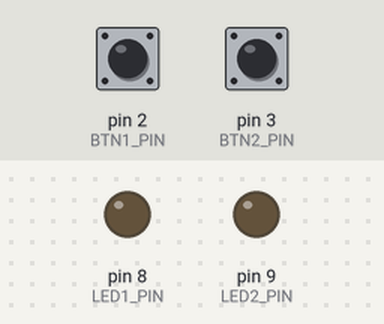
Recording of a sketch running on a simulated Arduino Uno, built with avr-gcc and run on an emulated ATmega328P. Shown: output pins drawn as LEDs (lit = HIGH). Dashed ring = blinking. The test bench sets the inputs (shaded band); at power-on: pin 2 (BTN1_PIN) LOW, pin 3 (BTN2_PIN) LOW. What the sketch prints to the serial monitor is not drawn.

Above: at 1.2 s.
1.3 s: pin 2 (BTN1_PIN) pulled HIGH for 1 s
At 1.55 s:
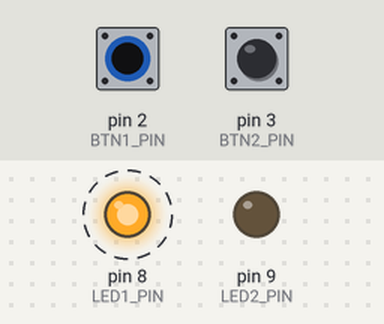
4.3 s: pin 3 (BTN2_PIN) pulled HIGH for 3.2 s
At 4.55 s:
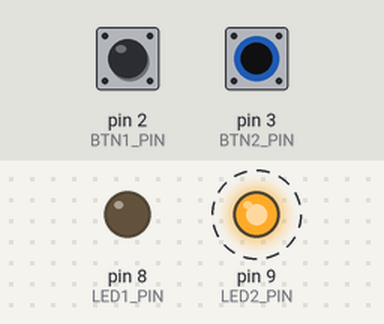
9.0 s: pin 2 (BTN1_PIN) pulled HIGH for 3.2 s
At 12.6 s:
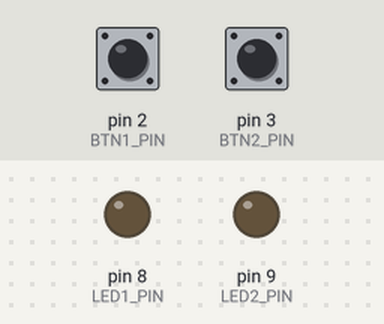
13.7 s: pin 2 (BTN1_PIN) driven HIGH and pin 3 (BTN2_PIN) driven HIGH
At 13.95 s:
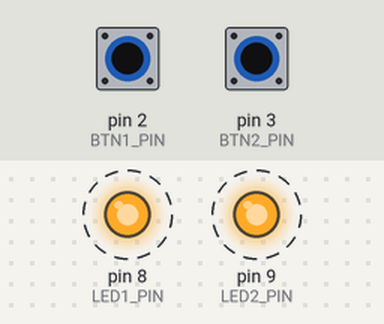
16.7 s: pin 2 (BTN1_PIN) driven LOW
At 16.95 s:
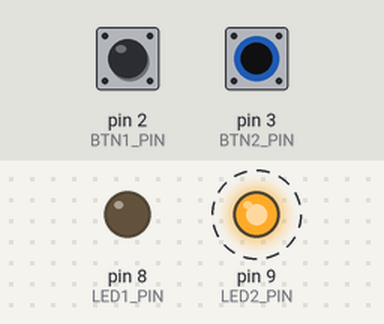
19.7 s: pin 3 (BTN2_PIN) driven LOW
At 19.7 s:
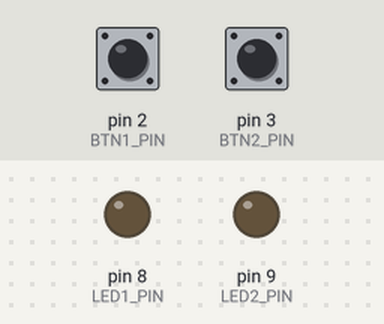
Timing chart, 0 to 22.2 s (numbered marks = the images above; inputs shaded):
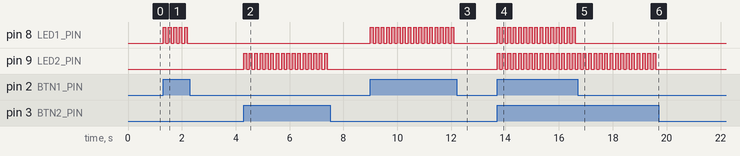

Measured:
- after the input at 1.3 s, pin 8 (LED1_PIN): alternates HIGH for 0.10 s and LOW for 0.10 s, 10 changes in all, then stays LOW, starting at once
- after the input at 4.3 s, pin 9 (LED2_PIN): alternates HIGH for 0.10 s and LOW for 0.10 s, 32 changes in all, then stays LOW, starting at once
- after the input at 9.0 s, pin 8 (LED1_PIN): alternates HIGH for 0.10 s and LOW for 0.10 s, 32 changes in all, then stays LOW, starting at once
- after the input at 13.7 s, pin 8 (LED1_PIN), pin 9 (LED2_PIN): alternates HIGH for 0.10 s and LOW for 0.10 s, starting at once
- after the input at 16.7 s, pin 8 (LED1_PIN): stops changing and stays LOW
- after the input at 19.7 s, pin 9 (LED2_PIN): stops changing and stays LOW

The sketch:

approccio3_interrupt.ino
```cpp
/**
 * ============================================================================
 * ES01 - Sistema Controllo LED con Pulsanti
 * SOLUZIONE - Approccio 3: Interrupt
 * ============================================================================
 *
 * Implementazione completa con interrupt esterni + TimerOne
 */

#include <TimerOne.h>

const int BTN1_PIN = 2;  // INT0 su Arduino Uno
const int BTN2_PIN = 3;  // INT1 su Arduino Uno
const int LED1_PIN = 8;
const int LED2_PIN = 9;

const unsigned long BLINK_INTERVAL = 100000;  // 100ms in microsecondi

// Variabili condivise (volatile!)
volatile bool led1_blinking = false;
volatile bool led1_state = LOW;

volatile bool led2_blinking = false;
volatile bool led2_state = LOW;

// Statistiche (accesso atomico!)
volatile unsigned long btn1_pressCount = 0;
volatile unsigned long btn2_pressCount = 0;
volatile unsigned long timer_ticks = 0;

// Debouncing interrupt
volatile unsigned long btn1_lastInterruptTime = 0;
volatile unsigned long btn2_lastInterruptTime = 0;
const unsigned long DEBOUNCE_DELAY = 50;  // ms

void setup() {
  Serial.begin(9600);
  Serial.println("=== ES01 - Approccio 3: Interrupt ===\n");

  pinMode(BTN1_PIN, INPUT);
  pinMode(BTN2_PIN, INPUT);
  pinMode(LED1_PIN, OUTPUT);
  pinMode(LED2_PIN, OUTPUT);

  // Configura interrupt esterni (RISING = pressione)
  attachInterrupt(digitalPinToInterrupt(BTN1_PIN), btn1_ISR, CHANGE);
  attachInterrupt(digitalPinToInterrupt(BTN2_PIN), btn2_ISR, CHANGE);

  // Configura timer interrupt
  Timer1.initialize(BLINK_INTERVAL);
  Timer1.attachInterrupt(timerISR);

  Serial.println("Interrupt configurati!");
  Serial.println("- INT0 (pin 2) → BTN1");
  Serial.println("- INT1 (pin 3) → BTN2");
  Serial.println("- Timer1 @ 100ms → LED blink\n");
}

// ISR Pulsante 1
void btn1_ISR() {
  unsigned long currentTime = millis();

  // Debouncing software
  if (currentTime - btn1_lastInterruptTime > DEBOUNCE_DELAY) {
    bool btn_state = digitalRead(BTN1_PIN);

    if (btn_state == HIGH) {
      // Premuto
      led1_blinking = true;
      btn1_pressCount++;
    } else {
      // Rilasciato
      led1_blinking = false;
      digitalWrite(LED1_PIN, LOW);
      led1_state = LOW;
    }

    btn1_lastInterruptTime = currentTime;
  }
}

// ISR Pulsante 2
void btn2_ISR() {
  unsigned long currentTime = millis();

  // Debouncing software
  if (currentTime - btn2_lastInterruptTime > DEBOUNCE_DELAY) {
    bool btn_state = digitalRead(BTN2_PIN);

    if (btn_state == HIGH) {
      // Premuto
      led2_blinking = true;
      btn2_pressCount++;
    } else {
      // Rilasciato
      led2_blinking = false;
      digitalWrite(LED2_PIN, LOW);
      led2_state = LOW;
    }

    btn2_lastInterruptTime = currentTime;
  }
}

// ISR Timer
void timerISR() {
  timer_ticks++;

  // Toggle LED1 se blinking attivo
  if (led1_blinking) {
    led1_state = !led1_state;
    digitalWrite(LED1_PIN, led1_state);
  }

  // Toggle LED2 se blinking attivo
  if (led2_blinking) {
    led2_state = !led2_state;
    digitalWrite(LED2_PIN, led2_state);
  }
}

void loop() {
  // CPU libera! Può fare altro...

  static unsigned long lastStatsTime = 0;
  unsigned long currentMillis = millis();

  if (currentMillis - lastStatsTime >= 10000) {
    lastStatsTime = currentMillis;

    // Accesso atomico a variabili volatile
    noInterrupts();
    unsigned long count1 = btn1_pressCount;
    unsigned long count2 = btn2_pressCount;
    unsigned long ticks = timer_ticks;
    interrupts();

    Serial.println("\n--- Statistiche ---");
    Serial.print("BTN1 premuto: ");
    Serial.print(count1);
    Serial.println(" volte");
    Serial.print("BTN2 premuto: ");
    Serial.print(count2);
    Serial.println(" volte");
    Serial.print("Timer ticks: ");
    Serial.println(ticks);
    Serial.print("Uptime: ");
    Serial.print(currentMillis / 1000);
    Serial.println(" secondi\n");
  }

  // Simula task pesante (CPU libera comunque!)
  // delay(100);  // LED continuano lampeggiare!
}

/**
 * RISPOSTE DOMANDE VERIFICA:
 *
 * D1: Perché variabili volatile?
 * R1: volatile indica al compilatore che variabile può cambiare
 *     "fuori dal flusso normale" (tramite ISR). Senza volatile,
 *     compilatore potrebbe ottimizzare (cache in registro) e
 *     perdere aggiornamenti fatti da ISR.
 *
 * D2: Cosa fa attachInterrupt()?
 * R2: Registra funzione ISR da chiamare quando interrupt si attiva.
 *     CHANGE = chiama ISR sia su RISING che su FALLING (pressione+rilascio).
 *     Alternativa: RISING (solo pressione), FALLING (solo rilascio).
 *
 * D3: Differenza tra interrupt esterni e timer?
 * R3: - Interrupt esterni: generati da evento esterno (pulsante)
 *     - Timer interrupt: generati da hardware timer a intervalli precisi
 *     Entrambi interrompono loop() e chiamano ISR.
 *
 * D4: Perché noInterrupts() / interrupts()?
 * R4: Crea "sezione critica" dove interrupt sono disabilitati.
 *     Serve per accesso ATOMICO a variabili multi-byte (unsigned long = 4 byte).
 *     Se ISR interrompe durante lettura, potremmo leggere valore parziale!
 *     Esempio: count=0x12345678, leggiamo 0x12340000 → errore!
 *
 * D5: Debouncing in ISR?
 * R5: Controllo tempo dall'ultimo interrupt. Se < DEBOUNCE_DELAY, ignoriamo.
 *     ISR deve essere VELOCE, quindi debouncing software minimale.
 *     Per debouncing robusto → condensatore hardware (0.1µF).
 */
```
